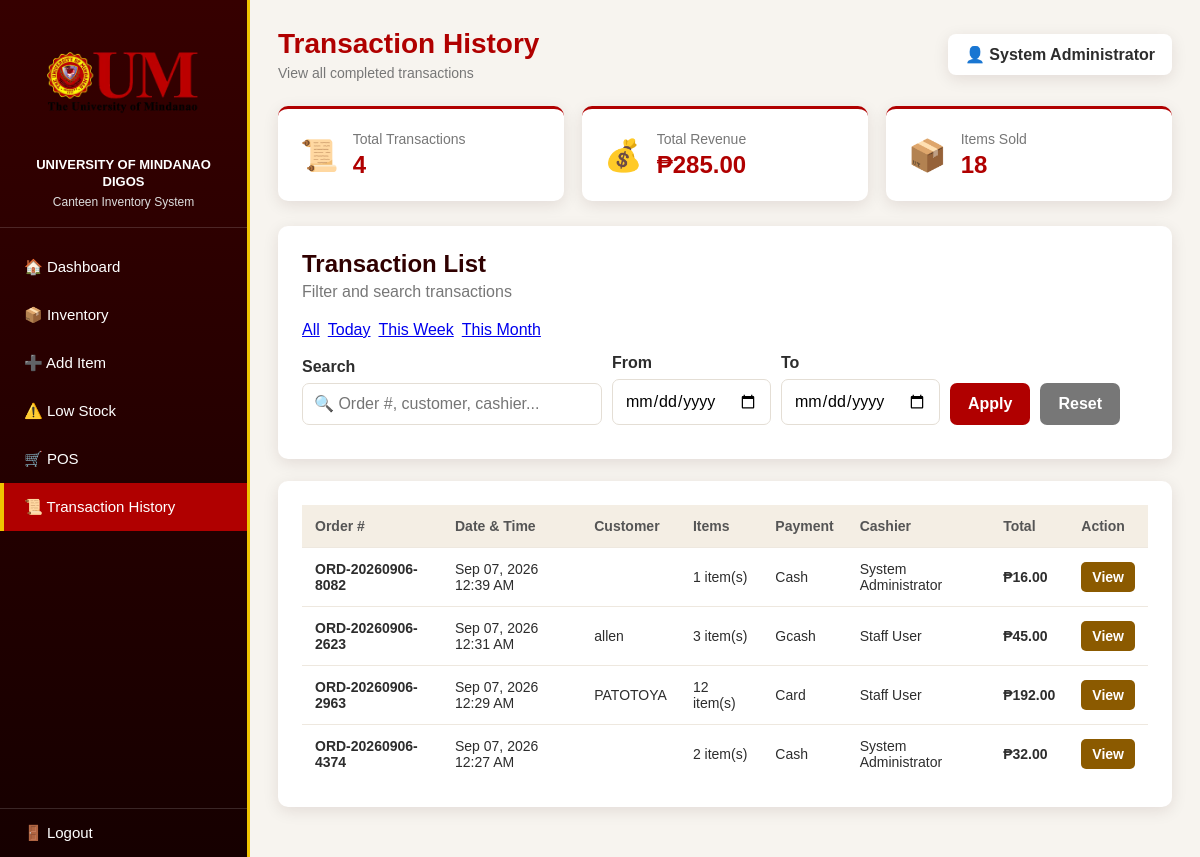
Screenshot of /transactions.php (signed in) with the database file from the repository.
### tables this page shows
CREATE TABLE `orders` (
  `order_id` int(11) NOT NULL,
  `order_number` varchar(20) NOT NULL,
  `user_id` int(11) DEFAULT NULL,
  `customer_name` varchar(100) DEFAULT NULL,
  `total_amount` decimal(10,2) DEFAULT 0.00,
  `discount` decimal(10,2) DEFAULT 0.00,
  `tax` decimal(10,2) DEFAULT 0.00,
  `grand_total` decimal(10,2) DEFAULT 0.00,
  `payment_method` enum('cash','card','gcash','other') DEFAULT 'cash',
  `payment_received` decimal(10,2) DEFAULT 0.00,
  `change_amount` decimal(10,2) DEFAULT 0.00,
  `notes` text DEFAULT NULL,
  `status` enum('pending','completed','cancelled') DEFAULT 'completed',
  `created_at` datetime DEFAULT current_timestamp()
);

CREATE TABLE `users` (
  `user_id` int(11) NOT NULL,
  `username` varchar(50) NOT NULL,
  `password_hash` varchar(255) NOT NULL,
  `full_name` varchar(100) NOT NULL,
  `role` enum('admin','staff') DEFAULT 'staff',
  `created_at` datetime DEFAULT current_timestamp(),
  `last_login` datetime DEFAULT NULL
);

### transactions.php (the view, shortened to what this page needs)
<?php
$pdo = getDBConnection();
$filter = $_GET['filter'] ?? 'all';
$search = trim($_GET['search'] ?? '');
$dateFrom = $_GET['date_from'] ?? '';
$dateTo = $_GET['date_to'] ?? '';
$sql = "
    SELECT o.*, u.full_name as cashier,
    (SELECT COUNT(*) FROM order_items WHERE order_id = o.order_id) as item_count,
    (SELECT COALESCE(SUM(quantity), 0) FROM order_items WHERE order_id = o.order_id) as total_items
    FROM orders o
    LEFT JOIN users u ON o.user_id = u.user_id
    WHERE 1=1
";
$params = [];
$sql .= " ORDER BY o.created_at DESC";
$stmt = $pdo->prepare($sql);
$stmt->execute($params);
$transactions = $stmt->fetchAll();
$totalTransactions = count($transactions);
$totalRevenue = 0;
$totalItemsSold = 0;
foreach ($transactions as $t) {
    $totalRevenue += $t['grand_total'];
    $totalItemsSold += $t['total_items'];
}
?>
<!DOCTYPE html>
<html lang="en">
<head>
    <link rel="stylesheet" href="style.css">
</head>
<body>
<div class="layout">
    <aside class="sidebar">
        <div class="sidebar-logo">
            <div class="logo-frame"><img src="assets/um-logo.png" alt="University of Mindanao logo"></div>
            <div class="university-name">UNIVERSITY OF MINDANAO DIGOS</div>
            <div class="system-name">Canteen Inventory System</div>
        </div>
        <nav class="menu">
            <button onclick="location.href='dashboard.php'">🏠 Dashboard</button>
            <button onclick="location.href='inventory.php'">📦 Inventory</button>
            <button onclick="location.href='add-item.php'">➕ Add Item</button>
            <button onclick="location.href='inventory.php?filter=low'">⚠️ Low Stock</button>
            <button onclick="location.href='pos.php'">🛒 POS</button>
            <button class="active" onclick="location.href='transactions.php'">📜 Transaction History</button>
        </nav>
        <button class="logout" onclick="location.href='logout.php'">🚪 Logout</button>
    </aside>
    <main class="main-content">
        <header class="topbar">
            <div><h1>Transaction History</h1><p>View all completed transactions</p></div>
            <div class="admin">👤 <strong><?= htmlspecialchars($_SESSION['full_name'] ?? 'Admin') ?></strong></div>
        </header>
        <section class="cards">
            <div class="card">
                <div class="card-icon">📜</div>
                <div><p>Total Transactions</p><h2><?= $totalTransactions ?></h2></div>
            </div>
            <div class="card">
                <div class="card-icon">💰</div>
                <div><p>Total Revenue</p><h2>₱<?= number_format($totalRevenue, 2) ?></h2></div>
            </div>
            <div class="card">
                <div class="card-icon">📦</div>
                <div><p>Items Sold</p><h2><?= $totalItemsSold ?></h2></div>
            </div>
        </section>
        <section class="content-box">
            <div class="inventory-header">
                <div><h2>Transaction List</h2><p>Filter and search transactions</p></div>
            </div>
            <div style="display:flex;gap:8px;flex-wrap:wrap;margin-bottom:15px;">
                <a href="transactions.php?filter=all" class="filter-btn <?= $filter === 'all' ? 'active' : '' ?>">All</a>
                <a href="transactions.php?filter=today" class="filter-btn <?= $filter === 'today' ? 'active' : '' ?>">Today</a>
                <a href="transactions.php?filter=week" class="filter-btn <?= $filter === 'week' ? 'active' : '' ?>">This Week</a>
                <a href="transactions.php?filter=month" class="filter-btn <?= $filter === 'month' ? 'active' : '' ?>">This Month</a>
            </div>
            <form method="GET" action="" class="search-form" style="display:flex;gap:10px;flex-wrap:wrap;align-items:flex-end;">
                <div>
                    <label class="form-label" style="margin-top:0;">Search</label>
                    <input class="search" name="search" type="text" placeholder="🔍 Order #, customer, cashier..." value="<?= htmlspecialchars($search) ?>" style="margin-bottom:0;">
                </div>
                <div>
                    <label class="form-label" style="margin-top:0;">From</label>
                    <input class="form-control" name="date_from" type="date" value="<?= htmlspecialchars($dateFrom) ?>" style="width:auto;">
                </div>
                <div>
                    <label class="form-label" style="margin-top:0;">To</label>
                    <input class="form-control" name="date_to" type="date" value="<?= htmlspecialchars($dateTo) ?>" style="width:auto;">
                </div>
                <button class="primary-button" type="submit">Apply</button>
                <a class="secondary-button" href="transactions.php">Reset</a>
            </form>
        </section>
        <section class="content-box">
            <table>
                <thead>
                    <tr>
                        <th>Order #</th>
                        <th>Date & Time</th>
                        <th>Customer</th>
                        <th>Items</th>
                        <th>Payment</th>
                        <th>Cashier</th>
                        <th>Total</th>
                        <th>Action</th>
                    </tr>
                </thead>
                <tbody>
                <?php if (!empty($transactions)): ?>
                    <?php foreach ($transactions as $t): ?>
                        <tr>
                            <td><strong><?= htmlspecialchars($t['order_number']) ?></strong></td>
                            <td><?= date('M d, Y h:i A', strtotime($t['created_at'])) ?></td>
                            <td><?= htmlspecialchars($t['customer_name'] ?? 'Walk-in') ?></td>
                            <td><?= $t['total_items'] ?> item(s)</td>
                            <td><?= ucfirst($t['payment_method'] ?? 'cash') ?></td>
                            <td><?= htmlspecialchars($t['cashier'] ?? 'Unknown') ?></td>
                            <td><strong>₱<?= number_format($t['grand_total'], 2) ?></strong></td>
                            <td>
                                <a href="order-details.php?id=<?= $t['order_id'] ?>" class="edit-button">View</a>
                            </td>
                        </tr>
                    <?php endforeach; ?>
                <?php else: ?>
                    <tr><td colspan="8" class="empty">No transactions found.</td></tr>
                <?php endif; ?>
                </tbody>
            </table>
        </section>
    </main>
</div>
</body>
</html>

### rows the page displays
orders: order_number "ORD-20260906-8082", created_at "Sep 07, 2026 12:39 AM", total_items "1", payment_method "Cash", user.full_name "System Administrator", grand_total "16.00"
orders: order_number "ORD-20260906-2623", created_at "Sep 07, 2026 12:31 AM", customer_name "allen", total_items "3", payment_method "Gcash", user.full_name "Staff User", grand_total "45.00"
orders: order_number "ORD-20260906-2963", created_at "Sep 07, 2026 12:29 AM", customer_name "PATOTOYA", total_items "12", payment_method "Card", user.full_name "Staff User", grand_total "192.00"
orders: order_number "ORD-20260906-4374", created_at "Sep 07, 2026 12:27 AM", total_items "2", payment_method "Cash", user.full_name "System Administrator", grand_total "32.00"

### other values shown
$_SESSION['full_name'] "System Administrator"
$totalTransactions "4"
$totalRevenue "285.00"
$totalItemsSold "18"
